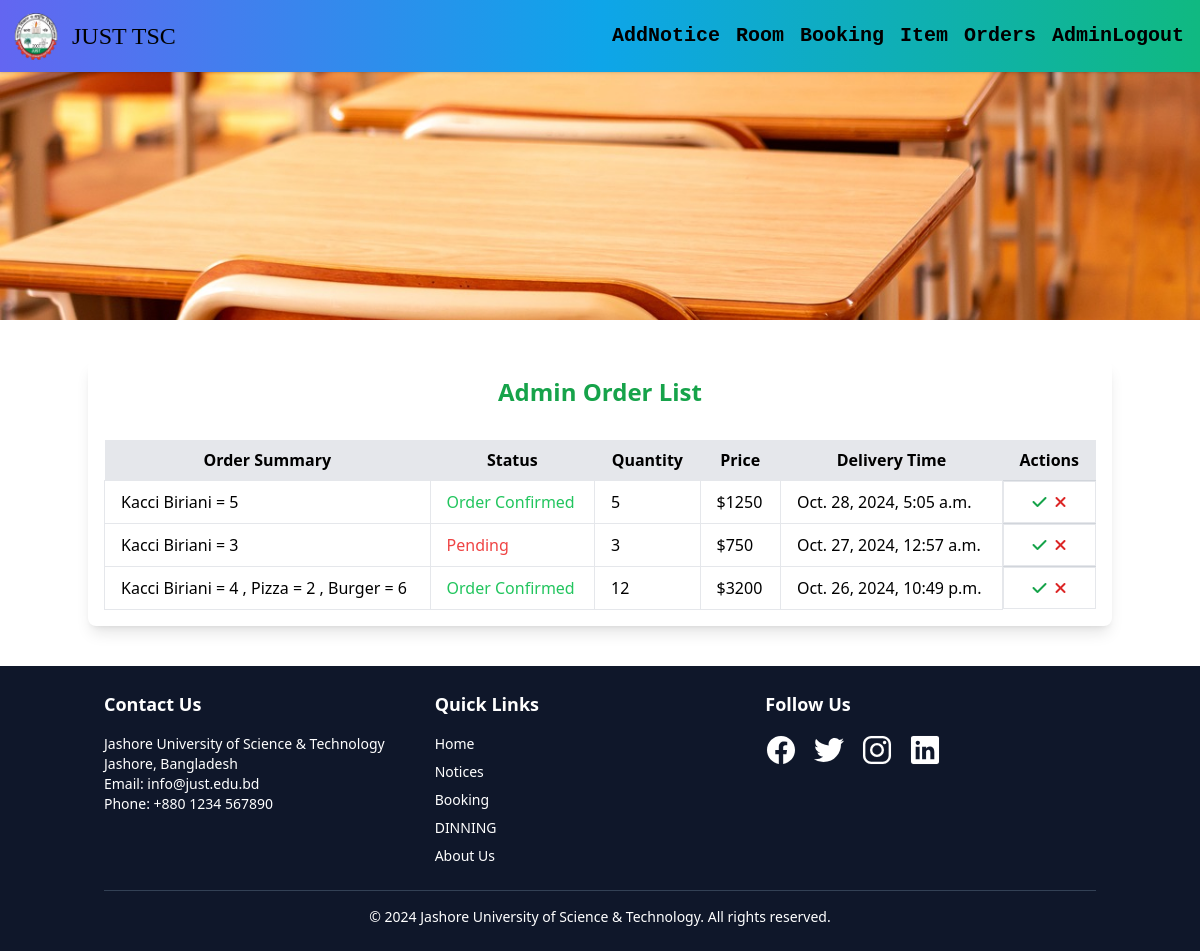
/admin_order/ (signed in), run on an earlier commit of the app's database.
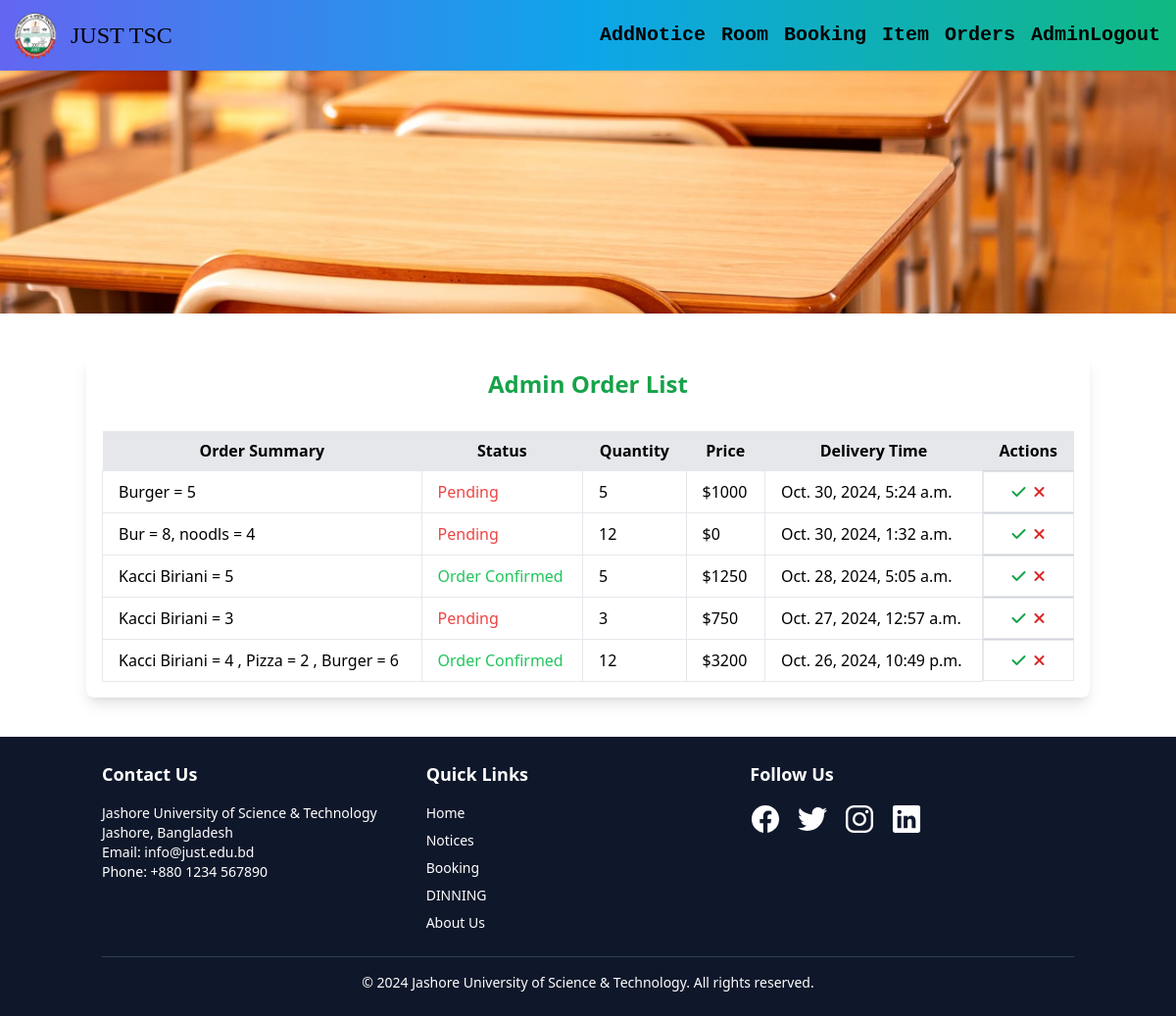
And on a later commit of the database.
### TSC/models.py (models this page shows, shortened)
class Orders(models.Model):
    STATUS =(
        ('Pending','Pending'),
        ('Order Confirmed','Order Confirmed'),
        ('Out for Delivery','Out for Delivery'),
        ('Delivered','Delivered'),
    )
    user = models.ForeignKey(User, on_delete=models.CASCADE)  # Change to ForeignKey
    items_summary = models.TextField(null=True)  # Add this for order summary
    email = models.CharField(max_length=50,null=True)
    role = models.CharField(max_length=20,null=True)
    location = models.CharField(max_length=500,null=True)
    phone = models.CharField(max_length=20,null=True)
    order_time= models.DateTimeField(null=True)
    status=models.CharField(max_length=50,null=True,choices=STATUS)
    quantity = models.PositiveIntegerField(default=1)
    price = models.PositiveIntegerField(default=0)

### TSC/views.py (the view)
# urls.py: path('admin_order/',views.AdminOrder,name="admin_order"),
@user_passes_test(is_admin, login_url='/')
def AdminOrder(request):
    orders = Orders.objects.all().order_by('-order_time')   # Retrieve all orders
    return render(request, 'admin_order.html', {'orders': orders})

### TSC/views.py (called while the page is built)
def is_admin(user):
    return user.is_authenticated and user.is_staff

### templates/admin_order.html (shortened to what this page needs)
{% extends "image.html" %}
{% block first %}
<div class="container mx-auto mt-10 mb-10 p-4 bg-white rounded-lg shadow-lg">
    <h2 class="text-2xl font-bold text-center text-green-600 mb-8">Admin Order List</h2>
    <table class="min-w-full divide-y divide-gray-300">
        <thead class="bg-gray-200">
            <tr>
                <th class="px-4 py-2">Order Summary</th>
                <th class="px-4 py-2">Status</th>
                <th class="px-4 py-2">Quantity</th>
                <th class="px-4 py-2">Price</th>
                <th class="px-4 py-2">Delivery Time</th>
                <th class="px-4 py-2">Actions</th>
            </tr>
        </thead>
        <tbody class="bg-white divide-y divide-gray-300">
            {% for order in orders %}
                <tr>
                    <td class="border px-4 py-2">{{ order.items_summary }}</td>
                    <td class="border px-4 py-2">
                        <span class="{% if order.status == 'Pending' %}text-red-500{% elif order.status == 'Order Confirmed' %}text-green-500{% else %}text-blue-500{% endif %}">
                            {{ order.status }}
                        </span>
                    </td>
                    <td class="border px-4 py-2">{{ order.quantity }}</td>
                    <td class="border px-4 py-2">${{ order.price }}</td>
                    <td class="border px-4 py-2">{{ order.order_time }}</td>
                    <td class="border px-4 py-2 flex justify-center">
                        <a href="{% url 'approve_order' order.id %}" class="text-green-600 hover:text-green-800 mr-2" title="Confirm Order" onclick="return confirm('Are you sure you want to confirm this order?');">
                            <i class="fas fa-check"></i>
                        </a>
                        <a href="{% url 'reject_order' order.id %}" class="text-red-600 hover:text-red-800" title="Cancel Order" onclick="return confirm('Are you sure you want to reject this order?');">
                            <i class="fas fa-times"></i>
                        </a>
                    </td>
                </tr>
            {% empty %}
                <tr>
                    <td colspan="5" class="text-center py-4"><strong>No orders found.</strong></td>
                </tr>
            {% endfor %}
        </tbody>
    </table>
</div>
{% endblock %}

What changed in the data, as far as the page shows it:
added Orders: items_summary "Burger = 5", status "Pending", quantity "5", price "1000", order_time "Oct. 30, 2024, 5:24 a.m."
added Orders: items_summary "Bur = 8, noodls = 4", status "Pending", quantity "12", price "0", order_time "Oct. 30, 2024, 1:32 a.m."
